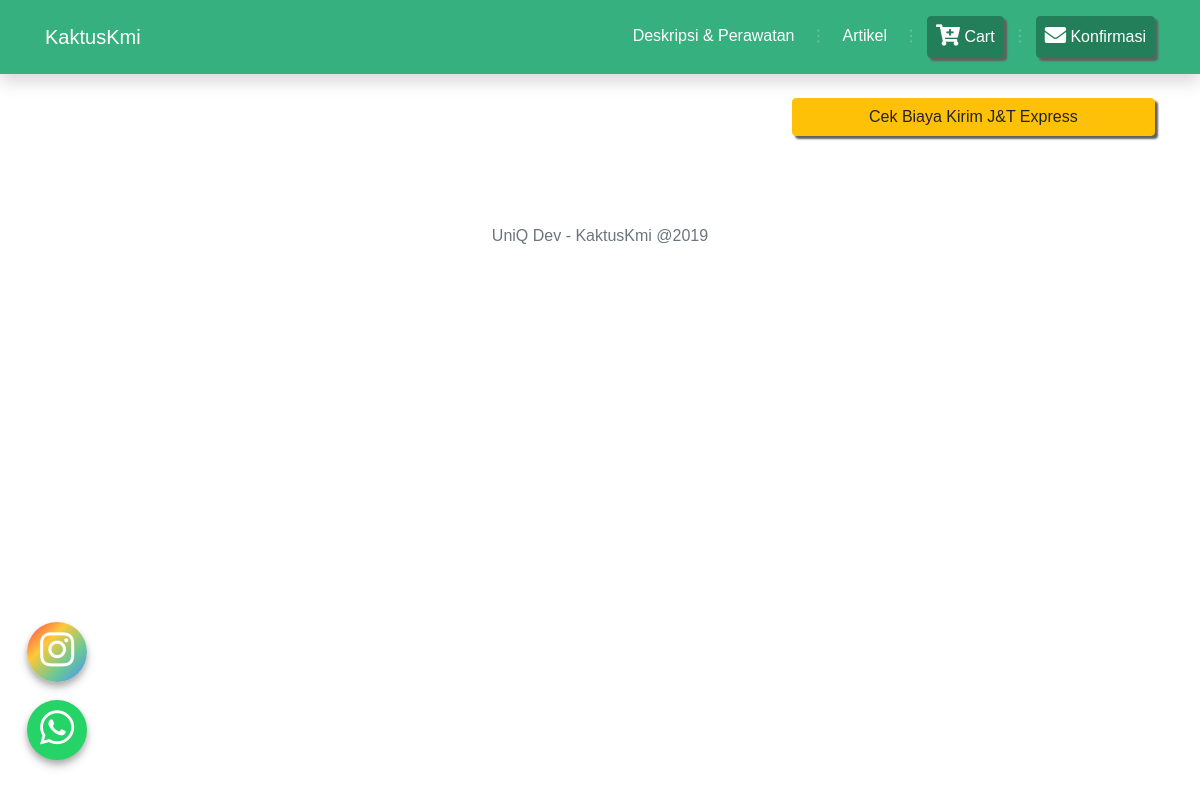
/index.php/marketplace/batu_product, run on an earlier commit of the app's database.
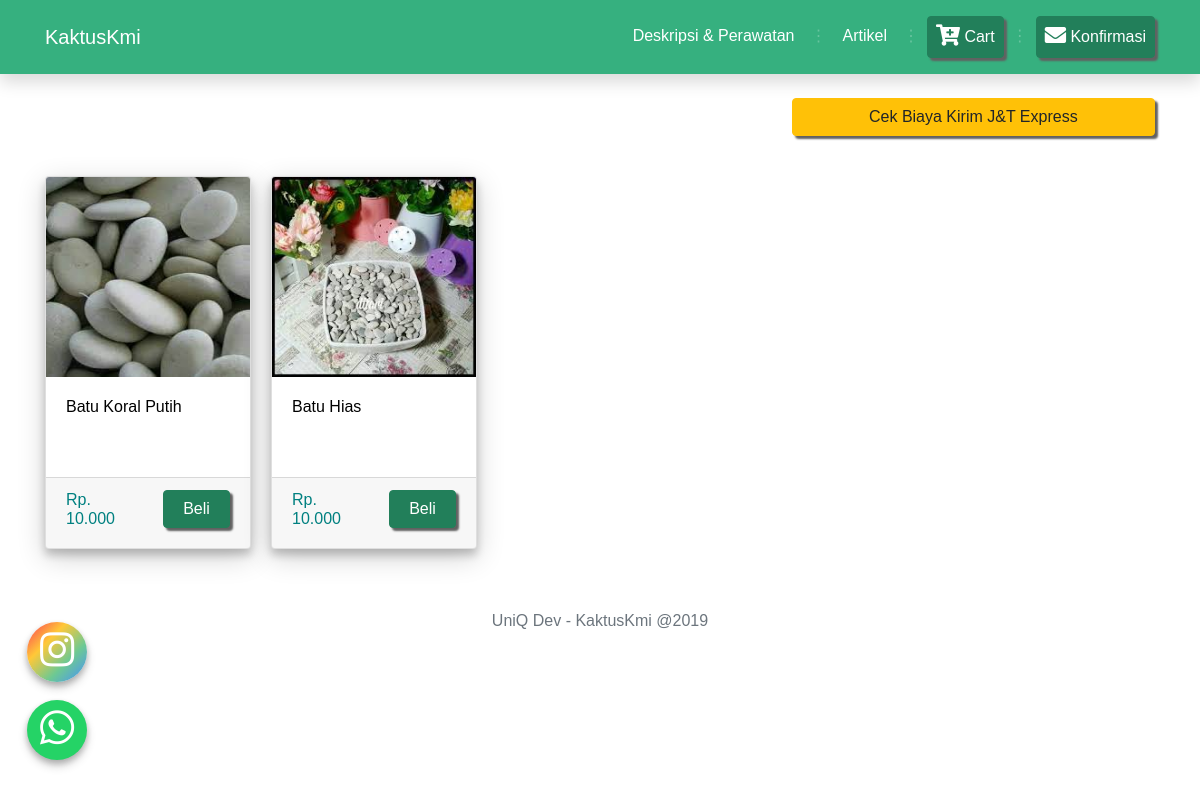
And on a later commit of the database.
### tables this page shows
CREATE TABLE `produk` (
  `kode_produk` char(5) NOT NULL,
  `nama_produk` varchar(50) NOT NULL,
  `harga_produk` int(11) NOT NULL,
  `stok_produk` int(3) NOT NULL,
  `diameter` int(3) NOT NULL,
  `tinggi` int(3) NOT NULL,
  `gambar` varchar(20) NOT NULL,
  `jenis_produk` varchar(30) NOT NULL,
  `catatan` varchar(50) NOT NULL,
  `tanggal` timestamp NOT NULL DEFAULT CURRENT_TIMESTAMP ON UPDATE CURRENT_TIMESTAMP
);

### application/controllers/Marketplace.php (called while the page is built, shortened)
<?php
    Class Marketplace extends CI_Controller
    {
        private $data;
        public function __construct()
        {
            $this->load->library('cart');
            $this->load->model('Marketplace_model');
            $this->load->model('Keranjang_Model');
            $this->load->model('Pembelian_Model');
            $this->load->model('cart_model');
            $this->load->library('pagination');
            $this->data['data'] = $this->cart_model->getcart();
            $this->data['judul'] = 'KaktusKmi';
        }
        public function batu_product()
        {
            $data['data'] = $this->Marketplace_model->getDataBatu();
            $data['judul'] = 'Produk Batu Tanaman';
            $this->load->view('templates/header', $this->data);
            $this->load->view('marketplace/aksesoris/batu_product',$data);
            $this->load->view('templates/footer');
        }
    }
?>

### index.php (called while the page is built, shortened)
<?php
require_once BASEPATH.'core/CodeIgniter.php';

### application/models/Marketplace_model.php (called while the page is built, shortened)
<?php
    class Marketplace_model extends CI_Model{
        public function getDataBatu(){
            $this->db->select("*");
            $this->db->from("produk");
            $this->db->where('jenis_produk = "Batu"');
            return $this->db->get()->result();
        }
    }
?>

### application/views/marketplace/aksesoris/batu_product.php (the view)
<section class="container">
	<form>
		<div class="form-row mt-4">
			<div class="form-group col-lg-8 col-md-12 col-sm-12">
			</div>
			<div class="form-group col-lg-4 col-md-12 col-sm-12">
				<a href="http://www.jet.co.id/tariff" class="btn btn-block btn-warning" target="_blank">Cek Biaya Kirim
					J&T Express</a>
			</div>
		</div>
	</form>
</section>
<section class="container">
	<div class="card-columns my-4">
		<?php
			foreach($data as $b){
				echo '
				<form method="post" action="'.base_url().'Marketplace/addToCartbatu/'.$b->kode_produk.'" method="post" accept-charset="utf-8">
				<div class="card">
					<a href="' .base_url().'marketplace/detail_tanaman/'.$b->kode_produk.'"
						style="color:black; text-decoration: none;">
						<img src="'. base_url().'gambar/'.$b->gambar.'"
							class="card-img-top" style="height: 200px;" alt="...">
						<div class="card-body" style="height:100px;">
							<h6 class="card-title">'.$b->nama_produk.'</h6>
						</div>
					</a>
					<div class="card-footer">
					<div class="row">
					<div class="col-6">
					<input type="hidden" name="kode_produk" value="'.$b->kode_produk.'" />
						<p class="h6" style="color: teal;">Rp. '.number_format($b->harga_produk,0,",",".").'</p>
					</div>
					<div class="col-6">
						<button type="submit" class=" add_cart btn btn-block btn-success" ><i class="glyphicon glyphicon-shopping-cart" ></i> Beli</button>
					</div>
					</div>
					</div>
				</div>
				</form>
				';
			}
		?>
	</div>
</section>
<section class="container my-5">
	<a href="https://www.instagram.com/fadh.leather/" class="float-ig" target="_blank">
		<i class="fab fa-instagram my-float"></i>
	</a>
	<a href="https://api.whatsapp.com/send?phone=6281804086665&text=Hola%21%20Quisiera%20m%C3%A1s%20informaci%C3%B3n%20sobre%20Varela%202."
		class="float" target="_blank">
		<i class="fab fa-whatsapp my-float"></i>
	</a>
</section>

### application/views/templates/header.php (shortened to what this page needs)
<!doctype html>
<html lang="en">
<head>
	<link rel="stylesheet" href="https://use.fontawesome.com/releases/v5.8.1/css/all.css"
>
	<link rel="stylesheet" href="<?php echo base_url()?>assets/css/bootstrap.min.css">
	<link rel="stylesheet" href="<?php echo base_url()?>assets/css/style.css">
	<link rel="stylesheet" href="<?php echo base_url()?>assets/fonts/Dosis/Dosis.css">
</head>
<body>
	<nav class="navbar sticky-top navbar-expand-lg navbar-dark bg-dark shadow p-3">
		<div class="container">
			<a class="navbar-brand" href="<?= base_url(); ?>">
				KaktusKmi</a>
			<div class="collapse navbar-collapse" id="navbarSupportedContent">
				<ul class="navbar-nav ml-auto">
					<li class="nav-item">
						<a class="nav-link" style="color:white;" href="<?= base_url(); ?>description/index"> Deskripsi &
							Perawatan</a>
					</li>
					<li class="nav-item d-none d-lg-block disabled"><span class="nav-link disabled">⋮</span></li>
					<li class="nav-item">
						<a class="nav-link" style="color:white;" href="<?= base_url(); ?>article/index"> Artikel</a>
					</li>
					<li class="nav-item d-none d-lg-block disabled"><span class="nav-link disabled">⋮</span></li>
					<li class="nav-item">
						<a class="nav-link btn btn-success" style="color:white;"
							href="<?= base_url(); ?>Keranjang/tampil_cart">
							<i class="fas fa-cart-plus fa-lg"></i> Cart</a>
					</li>
					<li class="nav-item d-none d-lg-block disabled"><span class="nav-link disabled">⋮</span></li>
					<li class="nav-item">
						<a class="nav-link btn btn-success" style="color:white;"
							href="<?= base_url(); ?>konfirmasi/index"> <i class="fas fa-envelope fa-lg"></i>
							Konfirmasi</a>
					</li>
				</ul>
			</div>
		</div>
	</nav>

### application/views/templates/footer.php (shortened to what this page needs)
<footer class="container mt-5 mb-2 sticky-bottom">
  <div class="row">
  <div class="col-4"></div>
  <div class="col-4 text-center text-muted"><p>UniQ Dev - KaktusKmi @2019</p></div>
  <div class="col-4"></div>
  </div>
</footer>
  </body>
</html>

### assets/css/style.css (style rules this page uses)
.float { position: fixed; width: 60px; height: 60px; bottom: 40px; left: 27px; background-color: #25d366; color: #FFF; border-radius: 50px; text-align: center; font-size: 39px; box-shadow: 0 3px 6px 0 rgba(0, 0, 0, 0.2), 0 6px 10px 0 rgba(0, 0, 0, 0.19); z-index: 100; }
.float-ig { position: fixed; width: 60px; height: 60px; bottom: 118px; left: 27px; background-image: linear-gradient(to bottom right, #fb3958, #ffc838, #6dc993, #458eff); color: #FFF; border-radius: 50px; text-align: center; font-size: 39px; box-shadow: 0 3px 6px 0 rgba(0, 0, 0, 0.2), 0 6px 10px 0 rgba(0, 0, 0, 0.19); z-index: 100; }

What changed in the data, as far as the page shows it:
added produk: gambar (picture), nama_produk "Batu Koral Putih", harga_produk "10.000"
added produk: gambar (picture), nama_produk "Batu Hias", harga_produk "10.000"
